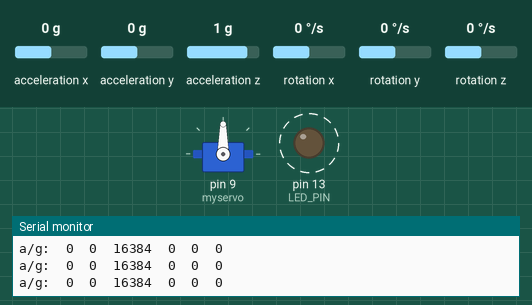
Simulated run of this sketch. Board: Arduino Uno, built with avr-gcc and run on an emulated ATmega328P. Shown: servo, output pins drawn as LEDs (lit = HIGH), the last lines printed to the serial monitor. Dashed ring = blinking. Inputs (shaded band) come from the test bench; at power-on: acceleration x 0 g, acceleration y 0 g, acceleration z 1 g, rotation x 0 °/s, rotation y 0 °/s, rotation z 0 °/s.

Above: at 6.79 s.
7.3 s: acceleration x set to 0.8 g
At 8.39 s:
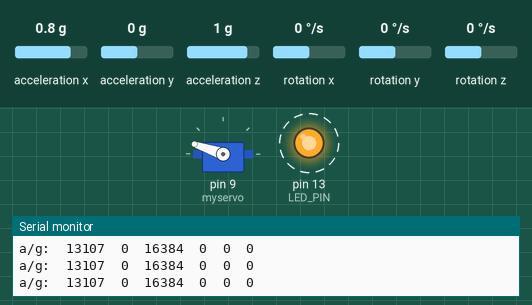
10.3 s: acceleration x set to -1.4 g
At 10.78 s:
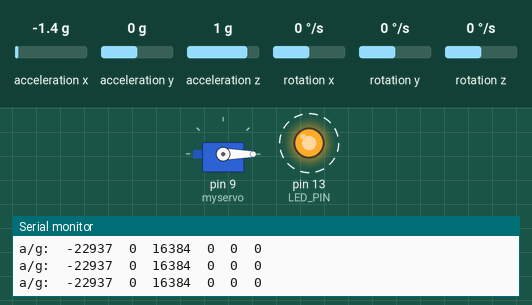
13.3 s: acceleration x set to 1.4 g
At 13.58 s:
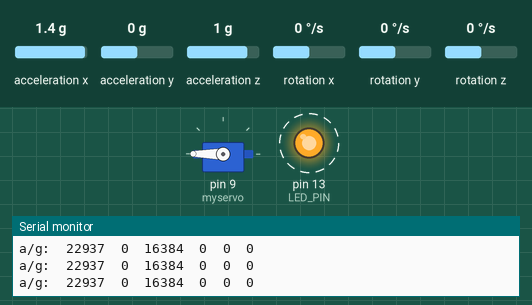
16.3 s: acceleration y set to 0.8 g
19.3 s: acceleration x set to 0 g
At 20.42 s:
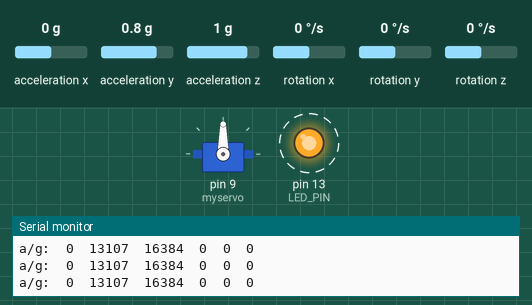
Timing chart, 0 to 23.3 s (numbered marks = the images above; inputs shaded):
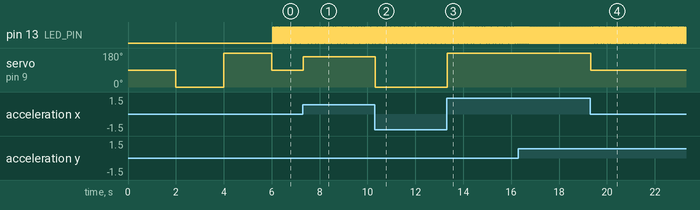

The sketch:

MPU605_Servo_control.ino
```cpp
// I2C device class (I2Cdev) demonstration Arduino sketch for MPU6050 class
// 10/7/2011 by Jeff Rowberg <jeff@rowberg.net>
// Updates should (hopefully) always be available at https://github.com/jrowberg/i2cdevlib
//
// Changelog:
//      2013-05-08 - added multiple output formats
//                 - added seamless Fastwire support
//      2011-10-07 - initial release

/* ============================================
I2Cdev device library code is placed under the MIT license
Copyright (c) 2011 Jeff Rowberg

Permission is hereby granted, free of charge, to any person obtaining a copy
of this software and associated documentation files (the "Software"), to deal
in the Software without restriction, including without limitation the rights
to use, copy, modify, merge, publish, distribute, sublicense, and/or sell
copies of the Software, and to permit persons to whom the Software is
furnished to do so, subject to the following conditions:

The above copyright notice and this permission notice shall be included in
all copies or substantial portions of the Software.

THE SOFTWARE IS PROVIDED "AS IS", WITHOUT WARRANTY OF ANY KIND, EXPRESS OR
IMPLIED, INCLUDING BUT NOT LIMITED TO THE WARRANTIES OF MERCHANTABILITY,
FITNESS FOR A PARTICULAR PURPOSE AND NONINFRINGEMENT. IN NO EVENT SHALL THE
AUTHORS OR COPYRIGHT HOLDERS BE LIABLE FOR ANY CLAIM, DAMAGES OR OTHER
LIABILITY, WHETHER IN AN ACTION OF CONTRACT, TORT OR OTHERWISE, ARISING FROM,
OUT OF OR IN CONNECTION WITH THE SOFTWARE OR THE USE OR OTHER DEALINGS IN
THE SOFTWARE.
===============================================
*/

// I2Cdev and MPU6050 must be installed as libraries, or else the .cpp/.h files
// for both classes must be in the include path of your project
#include "I2Cdev.h"
#include "MPU6050.h"
#include <Servo.h>

Servo myservo;

// Arduino Wire library is required if I2Cdev I2CDEV_ARDUINO_WIRE implementation
// is used in I2Cdev.h
#if I2CDEV_IMPLEMENTATION == I2CDEV_ARDUINO_WIRE
    #include "Wire.h"
#endif

// class default I2C address is 0x68
// specific I2C addresses may be passed as a parameter here
// AD0 low = 0x68 (default for InvenSense evaluation board)
// AD0 high = 0x69
MPU6050 accelgyro;
//MPU6050 accelgyro(0x69); // <-- use for AD0 high

int16_t ax, ay, az;
int16_t gx, gy, gz;


// uncomment "OUTPUT_READABLE_ACCELGYRO" if you want to see a tab-separated
// list of the accel X/Y/Z and then gyro X/Y/Z values in decimal. Easy to read,
// not so easy to parse, and slow(er) over UART.
#define OUTPUT_READABLE_ACCELGYRO

// uncomment "OUTPUT_BINARY_ACCELGYRO" to send all 6 axes of data as 16-bit
// binary, one right after the other. This is very fast (as fast as possible
// without compression or data loss), and easy to parse, but impossible to read
// for a human.
//#define OUTPUT_BINARY_ACCELGYRO


#define LED_PIN 13
bool blinkState = false;

void setup() {
    // join I2C bus (I2Cdev library doesn't do this automatically)
    #if I2CDEV_IMPLEMENTATION == I2CDEV_ARDUINO_WIRE
        Wire.begin();
    #elif I2CDEV_IMPLEMENTATION == I2CDEV_BUILTIN_FASTWIRE
        Fastwire::setup(400, true);
    #endif

    // initialize serial communication
    // (38400 chosen because it works as well at 8MHz as it does at 16MHz, but
    // it's really up to you depending on your project)
    Serial.begin(9600);

    // initialize device
    Serial.println("Initializing I2C devices...");
    accelgyro.initialize();

    myservo.attach(9);

    myservo.write(90);
    delay(2000);
    myservo.write(0);
    delay(2000);
    myservo.write(180);
    delay(2000);
    accelgyro.getMotion6(&ax, &ay, &az, &gx, &gy, &gz);

    int angle = map(ax, -16384, 16384, 0, 180);

    myservo.write(angle);

    // verify connection
    Serial.println("Testing device connections...");
    Serial.println(accelgyro.testConnection() ? "MPU6050 connection successful" : "MPU6050 connection failed");

    // use the code below to change accel/gyro offset values

    accelgyro.setXAccelOffset(-2535);
    accelgyro.setYAccelOffset(180);
    accelgyro.setZAccelOffset(1850);
    accelgyro.setXGyroOffset(26);
    accelgyro.setYGyroOffset(-49);
    accelgyro.setZGyroOffset(-2);

    // configure Arduino LED for
    pinMode(LED_PIN, OUTPUT);
}

void loop() {
    // read raw accel/gyro measurements from device
    accelgyro.getMotion6(&ax, &ay, &az, &gx, &gy, &gz);

    // these methods (and a few others) are also available
    //accelgyro.getAcceleration(&ax, &ay, &az);
    //accelgyro.getRotation(&gx, &gy, &gz);

    #ifdef OUTPUT_READABLE_ACCELGYRO
        // display tab-separated accel/gyro x/y/z values
        Serial.print("a/g:\t");
        Serial.print(ax); Serial.print("\t");
        Serial.print(ay); Serial.print("\t");
        Serial.print(az); Serial.print("\t");
        Serial.print(gx); Serial.print("\t");
        Serial.print(gy); Serial.print("\t");
        Serial.println(gz);
    #endif

    accelgyro.getMotion6(&ax, &ay, &az, &gx, &gy, &gz);

    int angle = map(ax, -16384, 16384, 0, 180);

    myservo.write(angle);
    delay(15);

    #ifdef OUTPUT_BINARY_ACCELGYRO
        Serial.write((uint8_t)(ax >> 8)); Serial.write((uint8_t)(ax & 0xFF));
        Serial.write((uint8_t)(ay >> 8)); Serial.write((uint8_t)(ay & 0xFF));
        Serial.write((uint8_t)(az >> 8)); Serial.write((uint8_t)(az & 0xFF));
        Serial.write((uint8_t)(gx >> 8)); Serial.write((uint8_t)(gx & 0xFF));
        Serial.write((uint8_t)(gy >> 8)); Serial.write((uint8_t)(gy & 0xFF));
        Serial.write((uint8_t)(gz >> 8)); Serial.write((uint8_t)(gz & 0xFF));
    #endif

    // blink LED to indicate activity
    blinkState = !blinkState;
    digitalWrite(LED_PIN, blinkState);
}
```

Measured:
- after the input at 7.3 s, servo on pin 9 (myservo): 90° → 161° at once
- after the input at 10.3 s, servo on pin 9 (myservo): 161° → 0° at once
- after the input at 13.3 s, servo on pin 9 (myservo): 0° → 180° at once
- after the input at 19.3 s, servo on pin 9 (myservo): 180° → 90° at once
- by itself, pin 13 (LED_PIN): alternates HIGH for 0.03 s and LOW for 0.03 s
